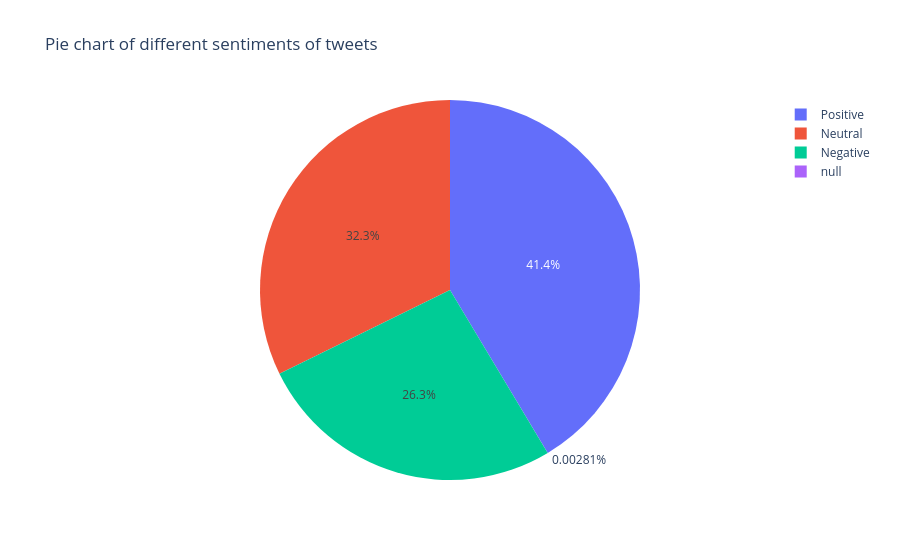

The cell this chart's notebook holds for it:
### Code cell
# 将Spark DataFrame转换为Pandas DataFrame以便使用Plotly
df_pd = df.groupBy('category').count().toPandas()

# 使用Plotly绘制饼图
import plotly.express as px
fig = px.pie(df_pd, values='count', names='category', title='Pie chart of different sentiments of tweets')
fig.show()

### Figure 1 — Plotly figure (JSON) as saved in the notebook; plotly's stock layout.template omitted (floating-point values rounded to 4 significant figures)
{"data": [{"domain": {"x": [0, 1], "y": [0, 1]}, "hovertemplate": "category=%{label}<br>count=%{value}<extra></extra>", "labels": ["Neutral", "Positive", "Negative", null], "legendgroup": "", "name": "", "showlegend": true, "type": "pie", "values": [57448, 73708, 46882, 5]}], "layout": {"legend": {"tracegroupgap": 0}, "title": {"text": "Pie chart of different sentiments of tweets"}}}
